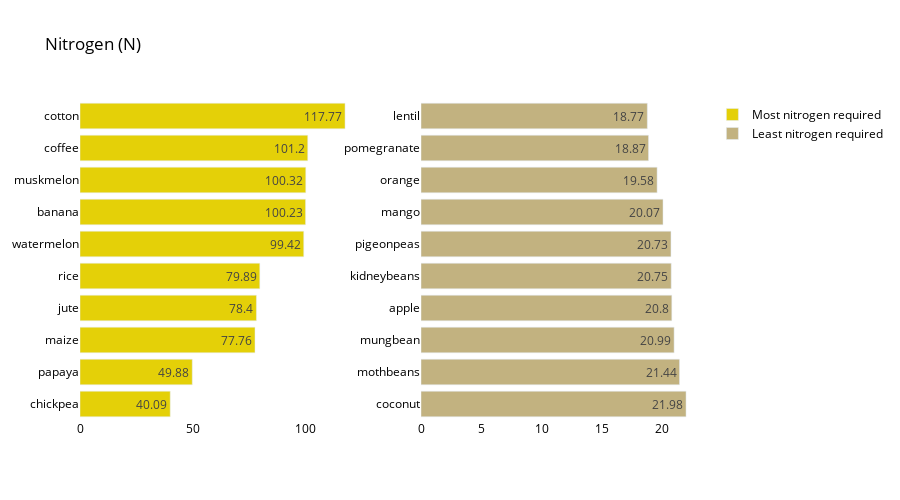

The notebook cell saved with this chart:
### Markdown cell above
## Nitrogen Analysis

### Code cell
crop_summary_N = crop_summary.sort_values(by='N', ascending=False)
colorarr = ['#0592D0','#Cd7f32', '#E97451', '#Bdb76b', '#954535', '#C2b280', '#808000','#C2b280', '#E4d008', '#9acd32', '#Eedc82', '#E4d96f',
           '#32cd32','#39ff14','#00ff7f', '#008080', '#36454f', '#F88379', '#Ff4500', '#Ffb347', '#A94064', '#E75480', '#Ffb6c1', '#E5e4e2',
           '#Faf0e6', '#8c92ac', '#Dbd7d2','#A7a6ba', '#B38b6d']
fig = make_subplots(rows=1, cols=2)

top = {
    'y' : crop_summary_N['N'][0:10].sort_values().index,
    'x' : crop_summary_N['N'][0:10].sort_values()
}

last = {
    'y' : crop_summary_N['N'][-10:].index,
    'x' : crop_summary_N['N'][-10:]
}

fig.add_trace(
    go.Bar(top,
           name="Most nitrogen required",
           marker_color=random.choice(colorarr),
           orientation='h',
          text=top['x']),

    row=1, col=1
)

fig.add_trace(
    go.Bar(last,
           name="Least nitrogen required",
           marker_color=random.choice(colorarr),
           orientation='h',
          text=last['x']),
    row=1, col=2
)
fig.update_traces(texttemplate='%{text}', textposition='inside')
fig.update_layout(title_text="Nitrogen (N)",
                  plot_bgcolor='white',
                  font_size=12,
                  font_color='black',
                 height=500)

fig.update_xaxes(showgrid=False)
fig.update_yaxes(showgrid=False)
fig.show()

### Figure 1 — Plotly figure (JSON) as saved in the notebook; plotly's stock layout.template omitted (floating-point values rounded to 4 significant figures)
{"data": [{"marker": {"color": "#E4d008"}, "name": "Most nitrogen required", "orientation": "h", "text": [40.09, 49.88, 77.76, 78.4, 79.89, 99.42, 100.2, 100.3, 101.2, 117.8], "textposition": "inside", "texttemplate": "%{text}", "type": "bar", "x": [40.09, 49.88, 77.76, 78.4, 79.89, 99.42, 100.2, 100.3, 101.2, 117.8], "xaxis": "x", "y": ["chickpea", "papaya", "maize", "jute", "rice", "watermelon", "banana", "muskmelon", "coffee", "cotton"], "yaxis": "y"}, {"marker": {"color": "#C2b280"}, "name": "Least nitrogen required", "orientation": "h", "text": [21.98, 21.44, 20.99, 20.8, 20.75, 20.73, 20.07, 19.58, 18.87, 18.77], "textposition": "inside", "texttemplate": "%{text}", "type": "bar", "x": [21.98, 21.44, 20.99, 20.8, 20.75, 20.73, 20.07, 19.58, 18.87, 18.77], "xaxis": "x2", "y": ["coconut", "mothbeans", "mungbean", "apple", "kidneybeans", "pigeonpeas", "mango", "orange", "pomegranate", "lentil"], "yaxis": "y2"}], "layout": {"font": {"color": "black", "size": 12}, "height": 500, "plot_bgcolor": "white", "title": {"text": "Nitrogen (N)"}, "xaxis": {"anchor": "y", "domain": [0, 0.45], "showgrid": false}, "xaxis2": {"anchor": "y2", "domain": [0.55, 1], "showgrid": false}, "yaxis": {"anchor": "x", "domain": [0, 1], "showgrid": false}, "yaxis2": {"anchor": "x2", "domain": [0, 1], "showgrid": false}}}
